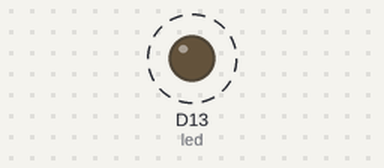
Simulated run of this program. Board: CircuitPython board. Parts: output pins drawn as LEDs (lit = HIGH). Dashed ring = blinking.

Above: at 0.3 s.
Timing chart, 0 to 3.0 s (numbered marks = the images above):
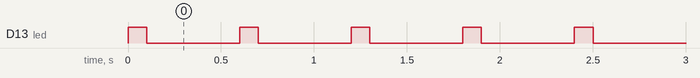

The program:

helloworld.py
```python
"""
"Hello world" on Gemma

2018-0509 PePo 1ste version
TODO: use Gemma instead of Arduino Lilypad
"""
import board  # Gemma board specification
import digitalio # for digital IO
import time  # for sleep/delay

led = digitalio.DigitalInOut(board.D13) # builtin LED on board D13
led.direction = digitalio.Direction.OUTPUT # LED is output device

# run forever: turn LED on, turn LED off
while True:
  led.value=True
  time.sleep(0.1)
  led.value = False
  time.sleep(0.5)
```

Measured:
- by itself, D13 (led): alternates HIGH for 0.10 s and LOW for 0.50 s
